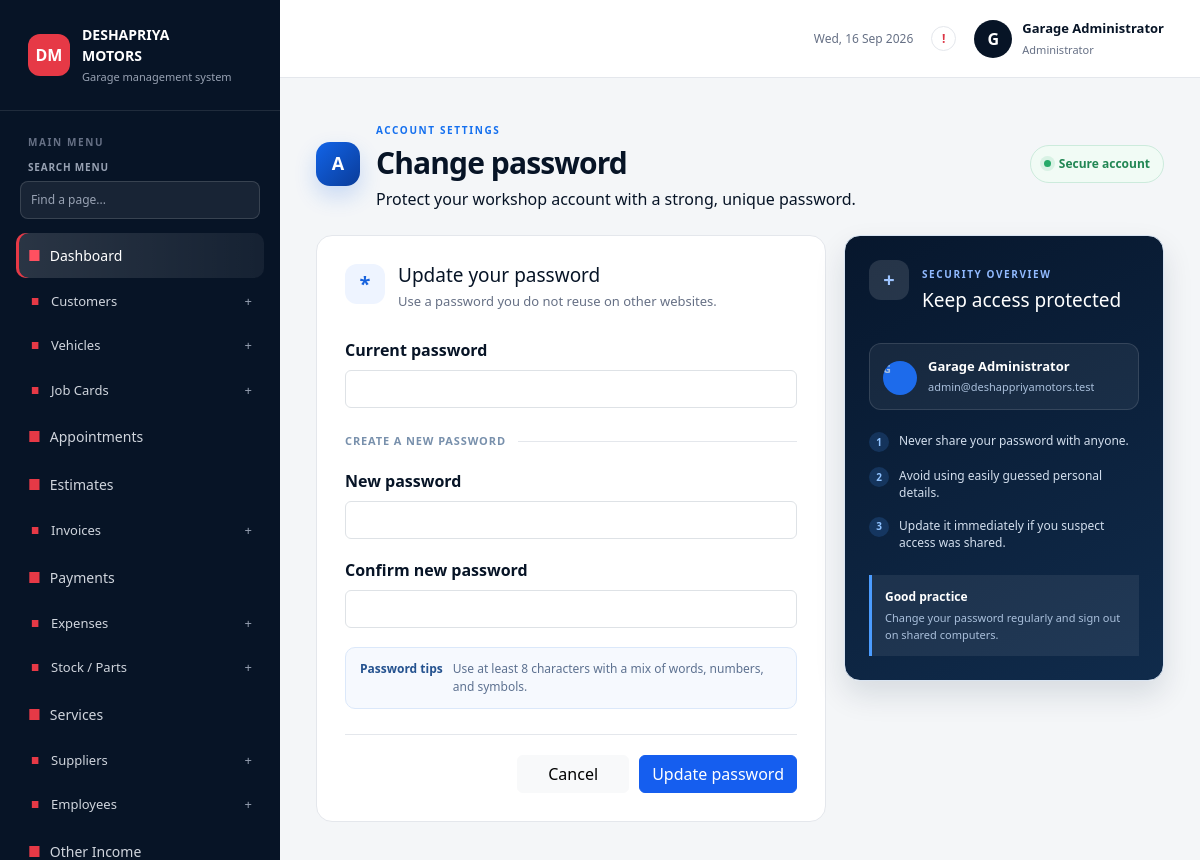
Screenshot of /index.php?page=password (signed in) with the database file from the repository.
### tables this page shows
CREATE TABLE IF NOT EXISTS `users` (
    `id` BIGINT UNSIGNED NOT NULL AUTO_INCREMENT,
    `name` VARCHAR(120) NOT NULL,
    `username` VARCHAR(80) NULL,
    `email` VARCHAR(190) NULL,
    `mobile` VARCHAR(40) NULL,
    `role` ENUM('administrator', 'cashier') NOT NULL DEFAULT 'cashier',
    `status` ENUM('active', 'inactive') NOT NULL DEFAULT 'active',
    `last_login_at` DATETIME NULL,
    `password` VARCHAR(255) NOT NULL,
    `created_at` TIMESTAMP NULL DEFAULT CURRENT_TIMESTAMP,
    `updated_at` TIMESTAMP NULL DEFAULT CURRENT_TIMESTAMP ON UPDATE CURRENT_TIMESTAMP,
    PRIMARY KEY (`id`),
    UNIQUE KEY `users_email_unique` (`email`),
    UNIQUE KEY `users_username_unique` (`username`)
);

### config/database.php (called while the page is built, shortened)
<?php
function database(): PDO
{
    static $pdo;
    if ($pdo instanceof PDO) {
        return $pdo;
    }
    $env = [];
    $host = $env['DB_HOST'] ?? '127.0.0.1';
    $port = $env['DB_PORT'] ?? '3306';
    $name = $env['DB_DATABASE'] ?? 'deshapriya_motors';
    $user = $env['DB_USERNAME'] ?? 'root';
    $password = $env['DB_PASSWORD'] ?? '';
    $dsn = "mysql:host={$host};port={$port};dbname={$name};charset=utf8mb4";
    $pdo = new PDO($dsn, $user, $password, [
        PDO::ATTR_ERRMODE => PDO::ERRMODE_EXCEPTION,
        PDO::ATTR_DEFAULT_FETCH_MODE => PDO::FETCH_ASSOC,
        PDO::ATTR_EMULATE_PREPARES => true,
    ]);
    return $pdo;
}

### includes/auth.php (called while the page is built, shortened)
<?php
require_once __DIR__ . '/../config/database.php';
require_once __DIR__ . '/functions.php';
function ensure_user_access_columns(): void
{
    $pdo = database();
    $columns = $pdo->query('SHOW COLUMNS FROM users')->fetchAll(PDO::FETCH_COLUMN);
    $emailColumn = $pdo->query('SHOW COLUMNS FROM users LIKE "email"')->fetch();
    $missing = $pdo->query("SELECT id, email FROM users WHERE username IS NULL OR username = ''")->fetchAll();
    $indexes = $pdo->query('SHOW INDEX FROM users')->fetchAll();
    foreach ($indexes as $index) {
        if (($index['Key_name'] ?? '') === 'users_username_unique') $hasUsernameIndex = true;
    }
}
function current_user(): ?array
{
    static $user;
    if ($user !== null) {
        return $user;
    }
    ensure_user_access_columns();
    $statement = database()->prepare('SELECT id, name, username, email, mobile, role, status, last_login_at FROM users WHERE id = :id LIMIT 1');
    $statement->execute(['id' => $_SESSION['user_id']]);
    $record = $statement->fetch() ?: null;
    return $user = $record;
}
function require_auth(): void
{
    if (current_user() === null) {
        redirect('index.php?page=login');
    }
}

### includes/functions.php (called while the page is built, shortened)
<?php
function e(?string $value): string
{
    return htmlspecialchars($value ?? '', ENT_QUOTES, 'UTF-8');
}

### views/password.php (the view, shortened to what this page needs)
<?php require __DIR__ . '/../includes/header.php'; ?>
<div class="account-page-heading">
    <div class="account-heading-copy">
        <span class="account-heading-mark">A</span>
        <div>
            <span class="eyebrow">Account settings</span>
            <h1>Change password</h1>
            <p>Protect your workshop account with a strong, unique password.</p>
        </div>
    </div>
    <span class="account-security-status"><span></span> Secure account</span>
</div>
<div class="account-settings-layout">
    <section class="form-card password-form-card">
        <div class="password-card-header">
            <span class="password-card-icon">*</span>
            <div>
                <h2>Update your password</h2>
                <p>Use a password you do not reuse on other websites.</p>
            </div>
        </div>
        <form method="post" class="password-form">
            <div class="password-field">
                <label class="form-label" for="current-password">Current password</label>
                <input class="form-control" id="current-password" name="current_password" type="password" autocomplete="current-password" required>
            </div>
            <div class="password-form-divider">Create a new password</div>
            <div class="password-field">
                <label class="form-label" for="new-password">New password</label>
                <input class="form-control" id="new-password" name="password" type="password" minlength="8" autocomplete="new-password" required>
            </div>
            <div class="password-field">
                <label class="form-label" for="password-confirmation">Confirm new password</label>
                <input class="form-control" id="password-confirmation" name="password_confirmation" type="password" autocomplete="new-password" required>
            </div>
            <div class="password-requirements">
                <strong>Password tips</strong>
                <span>Use at least 8 characters with a mix of words, numbers, and symbols.</span>
            </div>
            <div class="password-form-actions">
                <a class="btn btn-light" href="index.php?page=dashboard">Cancel</a>
                <button class="btn btn-primary" type="submit">Update password</button>
            </div>
        </form>
    </section>
    <aside class="security-side-card">
        <div class="security-side-heading">
            <span class="security-shield">+</span>
            <div>
                <span class="eyebrow">Security overview</span>
                <h2>Keep access protected</h2>
            </div>
        </div>
        <div class="security-user">
            <span class="security-user-avatar"><?= e(strtoupper(substr($user['name'] ?? 'U', 0, 1))) ?></span>
            <div>
                <strong><?= e($user['name'] ?? 'User') ?></strong>
                <span><?= e($user['email'] ?? '') ?></span>
            </div>
        </div>
        <div class="security-checklist">
            <div><span class="security-check">1</span><span>Never share your password with anyone.</span></div>
            <div><span class="security-check">2</span><span>Avoid using easily guessed personal details.</span></div>
            <div><span class="security-check">3</span><span>Update it immediately if you suspect access was shared.</span></div>
        </div>
        <div class="security-note">
            <strong>Good practice</strong>
            <span>Change your password regularly and sign out on shared computers.</span>
        </div>
    </aside>
</div>
<?php require __DIR__ . '/../includes/footer.php'; ?>

### includes/header.php (shortened to what this page needs)
<?php $user = current_user(); $isAdmin = $user['role'] === 'administrator'; $pendingCashHandoverCount = 0; $pendingAdvanceRequestCount = 0; if ($isAdmin) { try { require_once __DIR__ . '/cashier-advances.php'; ensure_cashier_advance_table(); $pendingCashHandoverCount = (int) database()->query("SELECT COUNT(*) FROM cashier_registers WHERE handover_status = 'pending'")->fetchColumn(); $pendingAdvanceRequestCount = (int) database()->query("SELECT COUNT(*) FROM cashier_advance_requests WHERE status = 'pending'")->fetchColumn(); } catch (Throwable $ignored) {} } ?>
<!doctype html>
<html lang="en">
<head>
    <link href="https://cdn.jsdelivr.net/npm/bootstrap@5.3.3/dist/css/bootstrap.min.css" rel="stylesheet">
    <link href="assets/css/style.css?v=<?= (int) filemtime(__DIR__ . '/../assets/css/style.css') ?>" rel="stylesheet">
</head>
<body class="<?= $isAdmin ? 'admin-user' : 'cashier-user' ?>">
<?php $referenceLayout = $isAdmin && (strpos((string) ($section ?? ''), 'customers') === 0 || strpos((string) ($section ?? ''), 'vehicles') === 0 || strpos((string) ($section ?? ''), 'suppliers') === 0 || strpos((string) ($section ?? ''), 'employees') === 0 || strpos((string) ($section ?? ''), 'jobcards') === 0); ?>
<div class="app-shell <?= $referenceLayout ? 'customer-layout' : '' ?> <?= ($section ?? '') === 'vehicles' ? 'vehicle-list-page' : '' ?>">
    <div class="main-area">
        <header class="topbar <?= $isAdmin ? 'admin-topbar' : '' ?>">
            <div class="topbar-tools"><span class="header-date d-none d-md-inline"><?= date('D, d M Y') ?></span><?php if ($isAdmin): ?><a class="notification-dot <?= ($pendingCashHandoverCount + $pendingAdvanceRequestCount) > 0 ? 'notification-active' : '' ?>" href="index.php?page=admin&amp;section=cashier-advance-requests" aria-label="Notifications" title="Advance requests and cash handovers"><?= ($pendingCashHandoverCount + $pendingAdvanceRequestCount) > 0 ? ($pendingCashHandoverCount + $pendingAdvanceRequestCount) : '!' ?></a><?php else: ?><span class="notification-dot" aria-label="Notifications">!</span><?php endif; ?><div class="user-chip"><div class="avatar"><?= e(strtoupper(substr($user['name'], 0, 1))) ?></div><div class="d-none d-sm-block"><strong><?= e($user['name']) ?></strong><small><?= e(ucfirst($user['role'])) ?></small></div></div></div>
        </header>
        <main class="content-area">

### rows the page displays
users: name "G", name "Garage Administrator", role "Administrator", email "admin@deshappriyamotors.test"

### other values shown
$group "Dashboard"
$group "Customers"
$group "Vehicles"
$group "Job Cards"
$group "Appointments"
$group "Estimates"
$group "Invoices"
$group "Payments"
$group "Expenses"
$group "Stock / Parts"
$group "Services"
$group "Suppliers"
$group "Employees"
$group "Other Income"
